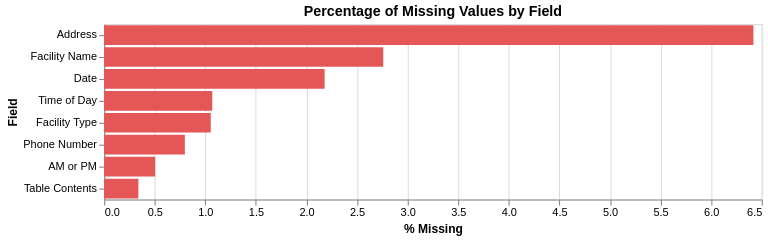

The code cell stored with this chart in its notebook:
### Code cell
missing_chart = alt.Chart(stats_df).mark_bar().encode(
    x=alt.X('Missing_Percent:Q', title='% Missing'),
    y=alt.Y('Field:N', sort='-x', title='Field'),
    color=alt.value('#e45756'),  # Red color for missing
    tooltip=['Field', 'Missing_Count', alt.Tooltip('Missing_Percent:Q', format='.1f')]
).properties(
    width=600,
    title='Percentage of Missing Values by Field'
)

missing_chart

### Figure 1 — Vega-Lite specification as saved in the notebook (floating-point values rounded to 4 significant figures)
{"config": {"view": {"continuousWidth": 300, "continuousHeight": 300}}, "data": {"name": "data-6e8e7ea9c1ce8065d4506866507aa0f7"}, "mark": {"type": "bar"}, "encoding": {"color": {"value": "#e45756"}, "tooltip": [{"field": "Field", "type": "nominal"}, {"field": "Missing_Count", "type": "quantitative"}, {"field": "Missing_Percent", "format": ".1f", "type": "quantitative"}], "x": {"field": "Missing_Percent", "title": "% Missing", "type": "quantitative"}, "y": {"field": "Field", "sort": "-x", "title": "Field", "type": "nominal"}}, "title": "Percentage of Missing Values by Field", "width": 600, "$schema": "https://vega.github.io/schema/vega-lite/v5.20.1.json", "datasets": {"data-6e8e7ea9c1ce8065d4506866507aa0f7": [{"Field": "Facility Name", "Missing_Count": 733, "Missing_Percent": 2.759, "Complete_Count": 25832, "Complete_Percent": 97.24, "Section": "Basic Info"}, {"Field": "Phone Number", "Missing_Count": 212, "Missing_Percent": 0.798, "Complete_Count": 26353, "Complete_Percent": 99.2, "Section": "Basic Info"}, {"Field": "Date", "Missing_Count": 579, "Missing_Percent": 2.18, "Complete_Count": 25986, "Complete_Percent": 97.82, "Section": "Basic Info"}, {"Field": "Address", "Missing_Count": 1705, "Missing_Percent": 6.418, "Complete_Count": 24860, "Complete_Percent": 93.58, "Section": "Basic Info"}, {"Field": "Facility Type", "Missing_Count": 280, "Missing_Percent": 1.054, "Complete_Count": 26285, "Complete_Percent": 98.95, "Section": "Secondary Info"}, {"Field": "Time of Day", "Missing_Count": 284, "Missing_Percent": 1.069, "Complete_Count": 26281, "Complete_Percent": 98.93, "Section": "Secondary Info"}, {"Field": "AM or PM", "Missing_Count": 134, "Missing_Percent": 0.5044, "Complete_Count": 26431, "Complete_Percent": 99.5, "Section": "Secondary Info"}, {"Field": "Table Contents", "Missing_Count": 90, "Missing_Percent": 0.3388, "Complete_Count": 26475, "Complete_Percent": 99.66, "Section": "Table Data"}]}}
